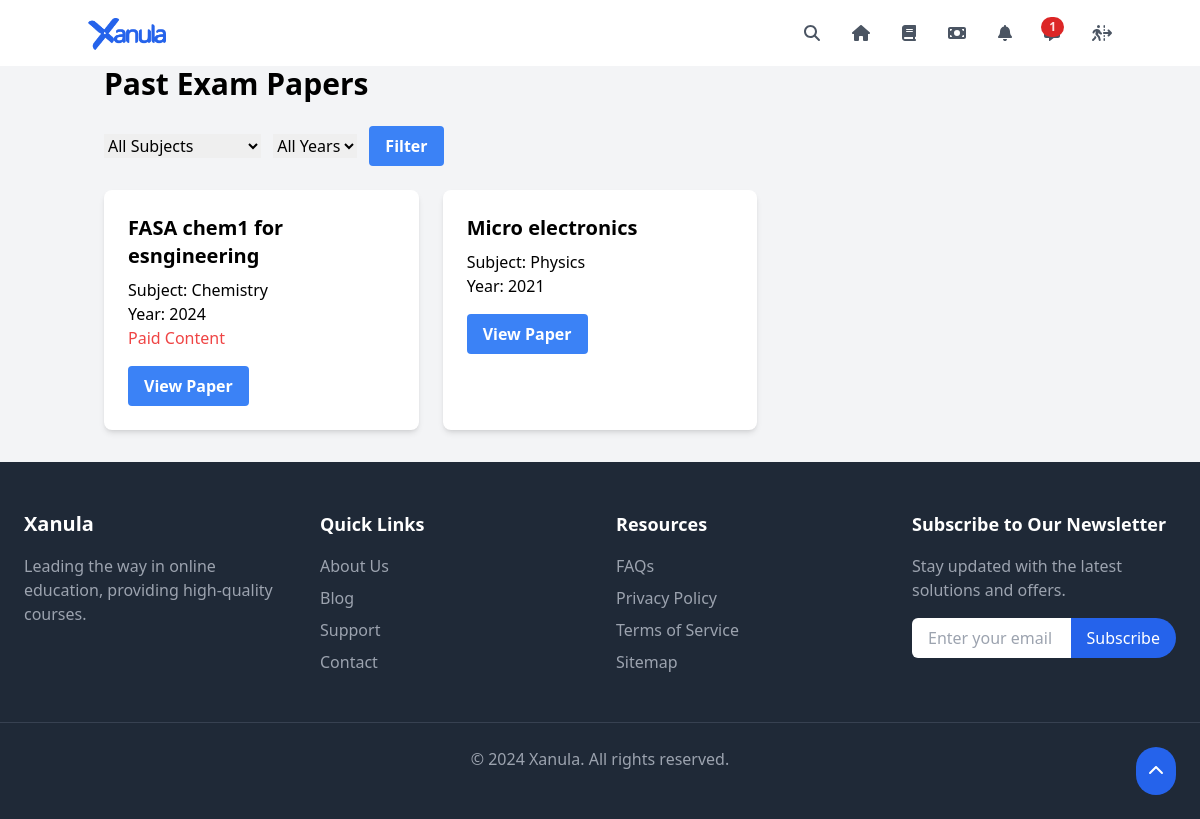
The app's page /past-exam-papers/ (signed in) with its own data.
### core/models.py (models this page shows, shortened)
class PastExamPaper(models.Model):
    name = models.CharField(max_length=200)
    subject = models.ForeignKey(Subject, on_delete=models.CASCADE)
    year = models.PositiveIntegerField()
    pdf_file = models.FileField(upload_to='past_exam_papers/')
    is_paid = models.BooleanField(default=False)
    image = models.ImageField(upload_to='past_exam_paper_images/', default='default_exam_paper.jpg')
    archived_by = GenericRelation(ArchivedItem)

class Subject(models.Model):
    name = models.CharField(max_length=100)

### core/views.py (the view)
# urls.py: path('exam-papers/', views.PastExamPaperListView.as_view(), name='past_exam_paper_list'),
class PastExamPaperListView(LoginRequiredMixin, ListView):
    model = PastExamPaper
    template_name = 'core/past_exam_paper_list.html'
    context_object_name = 'exam_papers'
    paginate_by = 12  # Show 12 exam papers per page
    def get_queryset(self):
        queryset = super().get_queryset()
        subject = self.request.GET.get('subject')
        year = self.request.GET.get('year')
        if subject:
            queryset = queryset.filter(subject__name=subject)
        if year:
            queryset = queryset.filter(year=year)
        return queryset.order_by('-year', 'subject__name', 'name')
    def get_context_data(self, **kwargs):
        context = super().get_context_data(**kwargs)
        context['subjects'] = Subject.objects.all()
        context['years'] = PastExamPaper.objects.values_list('year', flat=True).distinct().order_by('-year')
        return context

### core/context_processors.py (called while the page is built, shortened)
def notification_count(request):
    if request.user.is_authenticated:
        count = ExplanationRequest.objects.filter(user=request.user, status='pending').count()
        return {'notification_count': count}
    return {'notification_count': 0}

def general_notification_count(request):
    return {'unread_notifications_count': 0}

### templates/core/past_exam_paper_list.html (shortened to what this page needs)
{% extends 'base.html' %}
{% block content %}
<div class="container mx-auto px-4">
    <h1 class="text-3xl font-bold mb-6">Past Exam Papers</h1>
    <form method="get" class="mb-6">
        <select name="subject" class="mr-2">
            <option value="">All Subjects</option>
        </select>
        <select name="year" class="mr-2">
            <option value="">All Years</option>
        </select>
        <button type="submit" class="bg-blue-500 hover:bg-blue-700 text-white font-bold py-2 px-4 rounded">
            Filter
        </button>
    </form>
    <div class="grid grid-cols-1 md:grid-cols-2 lg:grid-cols-3 gap-6 mb-8">
        {% for paper in exam_papers %}
            <div class="bg-white shadow-md rounded-lg p-6">
                <h2 class="text-xl font-semibold mb-2">{{ paper.name }}</h2>
                <p>Subject: {{ paper.subject.name }}</p>
                <p>Year: {{ paper.year }}</p>
                {% if paper.is_paid %}
                    <p class="text-red-500">Paid Content</p>
                {% endif %}
                <a href="{% url 'core:past_exam_paper_detail' paper.pk %}" class="mt-4 inline-block bg-blue-500 hover:bg-blue-700 text-white font-bold py-2 px-4 rounded">
                    View Paper
                </a>
            </div>
        {% empty %}
            <p>No exam papers found.</p>
        {% endfor %}
    </div>
</div>
{% endblock %}

### records on screen
PastExamPaper: name "FASA chem1 for esngineering", subject.name "Chemistry", year "2024", is_paid "Paid Content"
PastExamPaper: name "Micro electronics", subject.name "Physics", year "2021"

### other values on screen
{{ notification_count }} "1"
